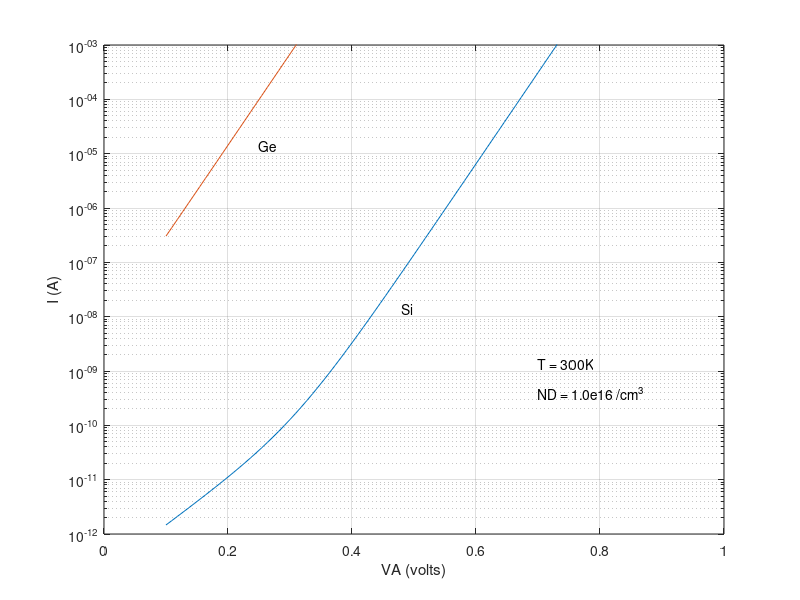

This figure's MATLAB source:
% Comparison of forward bias I-VA for Si and Ge diodes at 300K.
%   This program uses a simplified formula for the current:
%   I = I01*exp(qVA/(kT)) + I02*exp(qVA/(2kT)).   
%   Also, Vbi=EG/2q+(kT/q)ln(ND/ni).

%Initialization
close
clear

% Constants
T=300;              % Temperature in Kelvin
k=8.617e-5;         % Boltzmann constant eV/K
e0=8.85e-14;        % permittivity of free space (f/cm)
q=1.602e-19;        % charge on an electron (coul)
KS=[11.8 16];       % Dielectric constant [Si Ge]
ni=[1.0e10 2.5e13]; % intrinsic carrier conc. at 300K [Si Ge]
up=[437 1500];      % hole mobility [Si Ge]
EG=[1.12 0.66];     % band gap [Si Ge]

% Given Constants   
A=1.0e-4;           % cm^2
ND=1.0e16;          % cm^(-3)
taun=1.0e-6;        % seconds
taup=1.0e-6;        % seconds

% I01 
DP=k*T.*up;
LP=sqrt(DP.*taup);
I01=q*A.*(DP./LP.*ni.^2./ND);

% I02
Vbi=EG/2+k*T.*log(ND./ni);
W=sqrt(2.*KS*e0/(q*ND).*Vbi);
I02=q*A.*ni/sqrt(taun*taup).*W.*(k*T)./(3 .*Vbi./4);

% Currents for both Silicon ISi and Germanium IGe
VA=linspace(0.1,1);
ISi=I01(1).*exp(VA./(k*T))+I02(1).*exp(VA./(2*k*T));
IGe=I01(2).*exp(VA./(k*T))+I02(2).*exp(VA./(2*k*T));

% Plot
semilogy(VA,ISi,VA,IGe,'-'); grid
axis([0 1 1.0e-12 1.0e-3]);
xlabel ('VA (volts)');
ylabel ('I (A)');
text(.7, 1.4e-9,'T = 300K');
text(.7, 4.0e-10,'ND = 1.0e16 /cm^3');
text(.25, 1.4e-5,'Ge');
text(.48, 1.4e-8,'Si');

